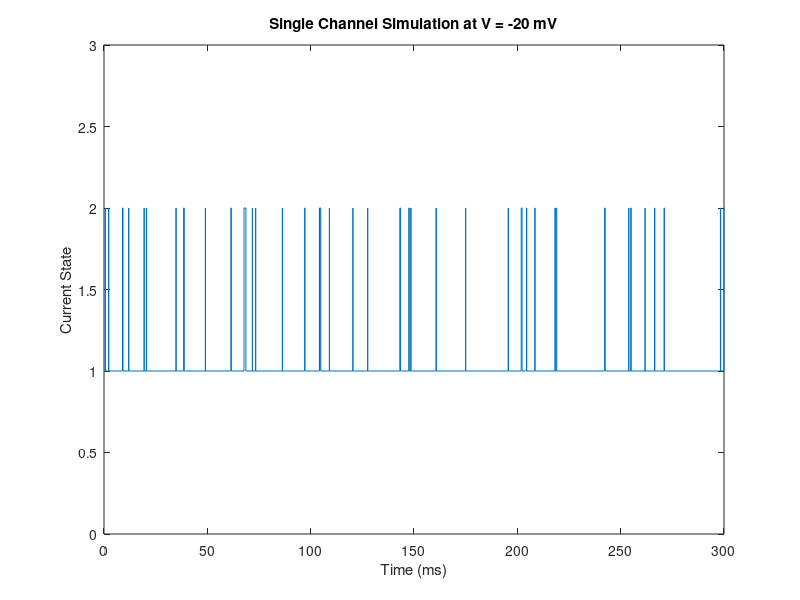
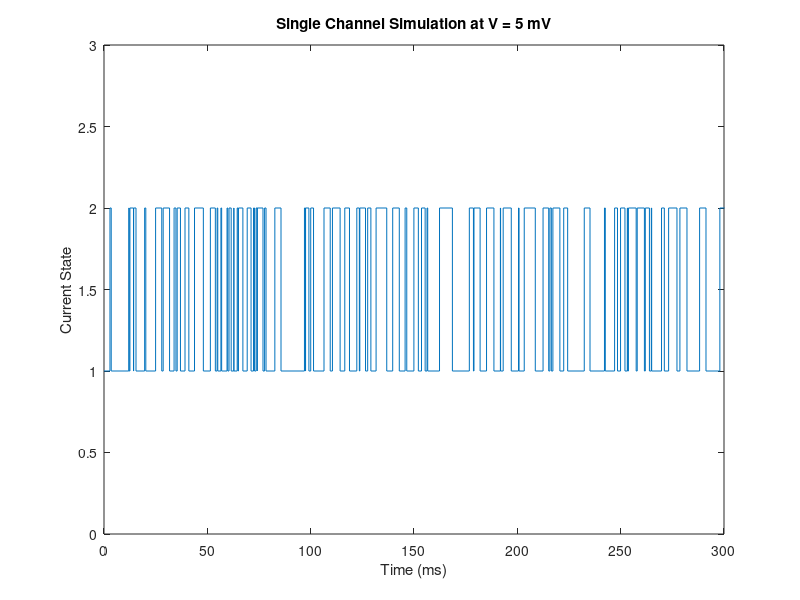
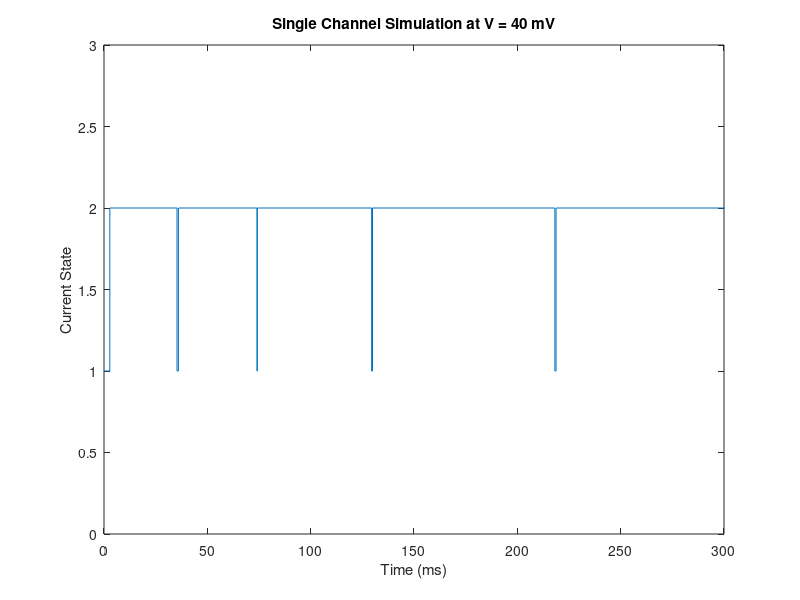
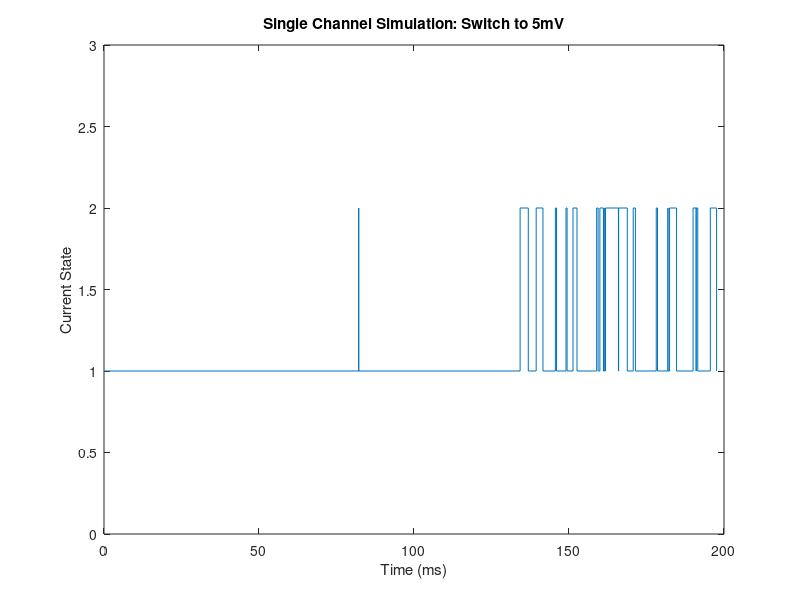

Write MATLAB code to recreate these figures, in order. (Note: this script raises an error after producing the figures.)
% Vignesh Ramchandran
% Ion Channel -- Final Project
% Worked with Rajiv Deshpande and Kush Gupta

clear all
clc


%PART I (a)

%Voltage is starting at -20mV

%Define State Variables

V = -20; %mV
alpha = 0.835*(exp(0.027*(V - 35))); %rate exiting state 1
beta = 0.033*(exp(-0.093*(V - 35))); %rate exiting state 2


t = 0;                      %starting time

check_1 = 1;                %Checks if channel is in state 1
time = [];                  %array of transition times
state = [];                 %array of what states it transitions to (either 1 or 2)

number_in_1 = 0;            %Number of times in 1
number_in_2 = 0;            %Number of  times in 2

time_in_1 = 0;              %Time spent in 1
time_in_2 = 0;              %Time spent in 2


%Simulation


while t <= 20000
    
    if check_1 == 1                        %Channel is in state 1
        x = exprnd(1/alpha);               %Create a random exponential variate with parameter 1/alpha (1/lambda)
        
        time = [time; t];                  %note down time at transition
        state = [state; 1];                %note down state at transition
        
        number_in_1 = number_in_1 + 1;     %increase number of times in state 1 by 1
        time_in_1 = time_in_1 + x;         %increase time spent in state 1 by x
        t = t + x;                         %increase total time by x
        check_1 = 0;                       %switch states
        
    elseif check_1 == 0                    %Channel is in state 2
        x2 = exprnd(1/beta);               %Create a random exponential variate with parameter 1/alpha (1/lambda)
        
        time = [time; t];                  %note down time at transition
        state = [state; 2];                %note down time at transition
                
        number_in_2 = number_in_2 + 1;     %increase number of times in state 2 by 1
        time_in_2 = time_in_2 + x2;        %increase time in state 2 by x2
        t = t + x2;                        %increase total time by x2
        check_1 = 1;                       %switch states
        
    end
end



figure(1)                                               %Create Figure 1
stairs(time, state)                                     %Stairs aligns the two vectors and plots them as bars
xlim([0 300])                                           %Setting an x range
ylim([0 3])                                             %Setting a y range
xlabel('Time (ms)')                                     %Axis label for x
ylabel('Current State')                                 %Axis label for y
title('Single Channel Simulation at V = -20 mV')        %Title


fprintf('Average Dwell Time in 2 for -20mV')            
average_time_in_2 = time_in_2 / number_in_2             %Computes average time spent in state 2


% % % % % % % % % % % % % % % % % % % % % % % % % % % % % % % % % % % % % %
% % % % % % % % % % % % % % % % % % % % % % % % % % % % % % % % % % % % % %


%Now we change the voltage to 5 mV

%Define State Variables

V = 5; %mV
alpha = 0.835*(exp(0.027*(V - 35))); %rate exiting state 1
beta = 0.033*(exp(-0.093*(V - 35))); %rate exiting state 2


t = 0;                      %starting time

check_1 = 1;                %Checks if channel is in state 1
time = [];                  %array of transition times
state = [];                 %array of what states it transitions to (either 1 or 2)

number_in_1 = 0;            %Number of times in 1
number_in_2 = 0;            %Number of  times in 2

time_in_1 = 0;              %Time spent in 1
time_in_2 = 0;              %Time spent in 2


%Simulation


while t <= 20000
    
    if check_1 == 1                        %Channel is in state 1
        x = exprnd(1/alpha);               %Create a random exponential variate with parameter 1/alpha (1/lambda)
        
        time = [time; t];                  %note down time at transition
        state = [state; 1];                %note down state at transition
        
        number_in_1 = number_in_1 + 1;     %increase number of times in state 1 by 1
        time_in_1 = time_in_1 + x;         %increase time spent in state 1 by x
        t = t + x;                         %increase total time by x
        check_1 = 0;                       %switch states
        
    elseif check_1 == 0                    %Channel is in state 2
        x2 = exprnd(1/beta);               %Create a random exponential variate with parameter 1/alpha (1/lambda)
        
        time = [time; t];                  %note down time at transition
        state = [state; 2];                %note down time at transition
                
        number_in_2 = number_in_2 + 1;     %increase number of times in state 2 by 1
        time_in_2 = time_in_2 + x2;        %increase time in state 2 by x2
        t = t + x2;                        %increase total time by x2
        check_1 = 1;                       %switch states
        
    end
end



figure(2)                                               %Create Figure 1
stairs(time, state)                                     %Stairs aligns the two vectors and plots them as bars
xlim([0 300])                                           %Setting an x range
ylim([0 3])                                             %Setting a y range
xlabel('Time (ms)')                                     %Axis label for x
ylabel('Current State')                                 %Axis label for y
title('Single Channel Simulation at V = 5 mV')          %Title


fprintf('Average Dwell Time in 2 for 5 mV')            
average_time_in_2 = time_in_2 / number_in_2             %Computes average time spent in state 2


% % % % % % % % % % % % % % % % % % % % % % % % % % % % % % % % % % % % % %
% % % % % % % % % % % % % % % % % % % % % % % % % % % % % % % % % % % % % %


%Now we change the voltage to 40 mV

%Define State Variables

V = 40; %mV
alpha = 0.835*(exp(0.027*(V - 35))); %rate exiting state 1
beta = 0.033*(exp(-0.093*(V - 35))); %rate exiting state 2


t = 0;                      %starting time

check_1 = 1;                %Checks if channel is in state 1
time = [];                  %array of transition times
state = [];                 %array of what states it transitions to (either 1 or 2)

number_in_1 = 0;            %Number of times in 1
number_in_2 = 0;            %Number of  times in 2

time_in_1 = 0;              %Time spent in 1
time_in_2 = 0;              %Time spent in 2


%Simulation


while t <= 20000
    
    if check_1 == 1                        %Channel is in state 1
        x = exprnd(1/alpha);               %Create a random exponential variate with parameter 1/alpha (1/lambda)
        
        time = [time; t];                  %note down time at transition
        state = [state; 1];                %note down state at transition
        
        number_in_1 = number_in_1 + 1;     %increase number of times in state 1 by 1
        time_in_1 = time_in_1 + x;         %increase time spent in state 1 by x
        t = t + x;                         %increase total time by x
        check_1 = 0;                       %switch states
        
    elseif check_1 == 0                    %Channel is in state 2
        x2 = exprnd(1/beta);               %Create a random exponential variate with parameter 1/alpha (1/lambda)
        
        time = [time; t];                  %note down time at transition
        state = [state; 2];                %note down time at transition
                
        number_in_2 = number_in_2 + 1;     %increase number of times in state 2 by 1
        time_in_2 = time_in_2 + x2;        %increase time in state 2 by x2
        t = t + x2;                        %increase total time by x2
        check_1 = 1;                       %switch states
        
    end
end



figure(3)                                               %Create Figure 1
stairs(time, state)                                     %Stairs aligns the two vectors and plots them as bars
xlim([0 300])                                           %Setting an x range
ylim([0 3])                                             %Setting a y range
xlabel('Time (ms)')                                     %Axis label for x
ylabel('Current State')                                 %Axis label for y
title('Single Channel Simulation at V = 40 mV')         %Title


fprintf('Average Dwell Time in 2 for 40mV')            
average_time_in_2 = time_in_2 / number_in_2             %Computes average time spent in state 2



%%%%%%%%%%%%%%%%%%%%%%%%%%%%%%%%%%%%%%%%%%%%%%%%%%%%%%%%%%%%%%%%%%%%%%%%%%%%%%%%%%%%%%%%%%%%%%%%%%%%%%%%%%%%%%%%%%%%%%%%%%%%%%%%%%%%%%%%%%%%%%%%%%%%
%%%%%%%%%%%%%%%%%%%%%%%%%%%%%%%%%%%%%%%%%%%%%%%%%%%%%%%%%%%%%%%%%%%%%%%%%%%%%%%%%%%%%%%%%%%%%%%%%%%%%%%%%%%%%%%%%%%%%%%%%%%%%%%%%%%%%%%%%%%%%%%%%%%%

%Part I (b)


%SWITCH FROM -100mV to 5mV

%Define State Variables

V = -100; %mV
alpha = 0.835*(exp(0.027*(V - 35))); %rate exiting state 1
beta = 0.033*(exp(-0.093*(V - 35))); %rate exiting state 2


t = 0;                      %starting time

check_1 = 1;                %Checks if channel is in state 1
time = [];                  %array of transition times
state = [];                 %array of what states it transitions to (either 1 or 2)

number_in_1 = 0;            %Number of times in 1
number_in_2 = 0;            %Number of  times in 2

time_in_1 = 0;              %Time spent in 1
time_in_2 = 0;              %Time spent in 2


%Simulation


while t <= 200
    
    if t >= 100                               %at 100 ms -- switch voltage
        V = 5;
        alpha = 0.835*(exp(0.027*(V - 35)));  %re-define rate exiting state 1
        beta = 0.033*(exp(-0.093*(V - 35)));  %re-define rate exiting state 2
    end
    
    if check_1 == 1                        %Channel is in state 1
        x = exprnd(1/alpha);               %Create a random exponential variate with parameter 1/alpha (1/lambda)
        
        time = [time; t];                  %note down time at transition
        state = [state; 1];                %note down state at transition
        
        number_in_1 = number_in_1 + 1;     %increase number of times in state 1 by 1
        time_in_1 = time_in_1 + x;         %increase time spent in state 1 by x
        t = t + x;                         %increase total time by x
        check_1 = 0;                       %switch states
        
    elseif check_1 == 0                    %Channel is in state 2
        x2 = exprnd(1/beta);               %Create a random exponential variate with parameter 1/alpha (1/lambda)
        
        time = [time; t];                  %note down time at transition
        state = [state; 2];                %note down time at transition
                
        number_in_2 = number_in_2 + 1;     %increase number of times in state 2 by 1
        time_in_2 = time_in_2 + x2;        %increase time in state 2 by x2
        t = t + x2;                        %increase total time by x2
        check_1 = 1;                       %switch states
        
    end
end

figure(4)
stairs(time, state)                                     %Stairs aligns the two vectors and plots them as bars
xlim([0 200])                                           %Setting an x range
ylim([0 3])                                             %Setting a y range
xlabel('Time (ms)')                                     %Axis label for x
ylabel('Current State')                                 %Axis label for y
title('Single Channel Simulation: Switch to 5mV')       %Title


fprintf('Average Dwell Time in 2 for Switch to 5 mV')            
average_time_in_2 = time_in_2 / number_in_2             %Computes average time spent in state 2


% % % % % % % % % % % % % % % % % % % % % % % % % % % % % % % % % % % % % %
% % % % % % % % % % % % % % % % % % % % % % % % % % % % % % % % % % % % % %


%SWTICH FROM -100mV to 40mV

%Define State Variables

V = -100; %mV
alpha = 0.835*(exp(0.027*(V - 35))); %rate exiting state 1
beta = 0.033*(exp(-0.093*(V - 35))); %rate exiting state 2


t = 0;                      %starting time

check_1 = 1;                %Checks if channel is in state 1
time = [];                  %array of transition times
state = [];                 %array of what states it transitions to (either 1 or 2)

number_in_1 = 0;            %Number of times in 1
number_in_2 = 0;            %Number of  times in 2

time_in_1 = 0;              %Time spent in 1
time_in_2 = 0;              %Time spent in 2


%Simulation


while t <= 200
    
    if t >= 100                               %at 100 ms -- switch voltage
        V = 40;
        alpha = 0.835*(exp(0.027*(V - 35)));  %re-define rate exiting state 1
        beta = 0.033*(exp(-0.093*(V - 35)));  %re-define rate exiting state 2
    end
    
    if check_1 == 1                        %Channel is in state 1
        x = exprnd(1/alpha);               %Create a random exponential variate with parameter 1/alpha (1/lambda)
        
        time = [time; t];                  %note down time at transition
        state = [state; 1];                %note down state at transition
        
        number_in_1 = number_in_1 + 1;     %increase number of times in state 1 by 1
        time_in_1 = time_in_1 + x;         %increase time spent in state 1 by x
        t = t + x;                         %increase total time by x
        check_1 = 0;                       %switch states
        
    elseif check_1 == 0                    %Channel is in state 2
        x2 = exprnd(1/beta);               %Create a random exponential variate with parameter 1/alpha (1/lambda)
        
        time = [time; t];                  %note down time at transition
        state = [state; 2];                %note down time at transition
                
        number_in_2 = number_in_2 + 1;     %increase number of times in state 2 by 1
        time_in_2 = time_in_2 + x2;        %increase time in state 2 by x2
        t = t + x2;                        %increase total time by x2
        check_1 = 1;                       %switch states
        
    end
end

figure(5)
stairs(time, state)                                     %Stairs aligns the two vectors and plots them as bars
xlim([0 200])                                           %Setting an x range
ylim([0 3])                                             %Setting a y range
xlabel('Time (ms)')                                     %Axis label for x
ylabel('Current State')                                 %Axis label for y
title('Single Channel Simulation: Switch to 40mV')      %Title


fprintf('Average Dwell Time in 2 for Switch to 40 mV')            
average_time_in_2 = time_in_2 / number_in_2             %Computes average time spent in state 2


%%%%%%%%%%%%%%%%%%%%%%%%%%%%%%%%%%%%%%%%%%%%%%%%%%%%%%%%%%%%%%%%%%%%%%%%%%%%%%%%%%%%%%%%%%%%%%%%%%%%%%%%%%%%%%%%%%%%%%%%%%%%%%%%%%%%%%%%%%%%%%%%%%%
%%%%%%%%%%%%%%%%%%%%%%%%%%%%%%%%%%%%%%%%%%%%%%%%%%%%%%%%%%%%%%%%%%%%%%%%%%%%%%%%%%%%%%%%%%%%%%%%%%%%%%%%%%%%%%%%%%%%%%%%%%%%%%%%%%%%%%%%%%%%%%%%%%%


%PART III (CHALLENGE PROBLEM)

[t, p] = ode45('ode100', [0 100], 0);
[t2, p_200] = ode45('ode200', [100 200], p(end));

p1 = p(end) * 100;
p2 = p_200(end) * 100;


%%%%%%%%%%%%%%%%%%%%%%%%%%%%%%%%%%%%%%%%%%%%%%%%%%%%%%%%%%%%%%%%%%%%%%%%%%%%%%%%%%%%%%%%%%%%%%%%%%%%%%%%%%%%%%%%%%%%%%%%%%%%%%%%%%%%%%%%%%%%%%%%%%%
%%%%%%%%%%%%%%%%%%%%%%%%%%%%%%%%%%%%%%%%%%%%%%%%%%%%%%%%%%%%%%%%%%%%%%%%%%%%%%%%%%%%%%%%%%%%%%%%%%%%%%%%%%%%%%%%%%%%%%%%%%%%%%%%%%%%%%%%%%%%%%%%%%%

%PART II (a)


%SWITCH FROM -100mV to 5mV
%Population of 50 channels



%Define State Variables

V = -100; %mV
alpha = 0.835*(exp(0.027*(V - 35))); %rate exiting state 1
beta = 0.033*(exp(-0.093*(V - 35))); %rate exiting state 2


t = 0;                      %starting time

check_1 = 1;                %Checks if channel is in state 1
time = [];                  %array of transition times
state = [];                 %array of what states it transitions to (either 1 or 2)

number_in_1 = 0;            %Number of times in 1
number_in_2 = 0;            %Number of  times in 2

time_in_1 = 0;              %Time spent in 1
time_in_2 = 0;              %Time spent in 2

Total_time = [];            %Collects synchronized time series data
Big_Matrix = [];
%Simulation



for i = 1:5
    while t <= 200


        if t >= 100                               %at 100 ms -- switch voltage
            V = 5;
            alpha = 0.835*(exp(0.027*(V - 35)));  %re-define rate exiting state 1
            beta = 0.033*(exp(-0.093*(V - 35)));  %re-define rate exiting state 2
        end

        if check_1 == 1                        %Channel is in state 1
            ax = 1/alpha;
            x = exprnd(ax);                    %Create a random exponential variate with parameter 1/alpha (1/lambda)

            time = [time; t];                  %note down time at transition
            state = [state; 1];                %note down state at transition

            number_in_1 = number_in_1 + 1;     %increase number of times in state 1 by 1
            time_in_1 = time_in_1 + x;         %increase time spent in state 1 by x
            t = t + x;                         %increase total time by x
            check_1 = 0;                       %switch states

        
        elseif check_1 == 0                    %Channel is in state 2
            bx = 1/beta;
            x2 = exprnd(bx);                   %Create a random exponential variate with parameter 1/alpha (1/lambda)

            time = [time; t];                  %note down time at transition
            state = [state; 2];                %note down time at transition

            number_in_2 = number_in_2 + 1;     %increase number of times in state 2 by 1
            time_in_2 = time_in_2 + x2;        %increase time in state 2 by x2
            t = t + x2;                        %increase total time by x2
            check_1 = 1;                       %switch states
        end

    end

Total_time = time_series(time)

time = [];
state = [];
t = 0;
check_1 = 1;
end
%%%%%%%%%%%%%%%%%%%%%%%%%%%%%%%%%%%%%%%%%%%%%%%%%%%%%%%%%%%%%%%%%%%%%%%%%%%%







